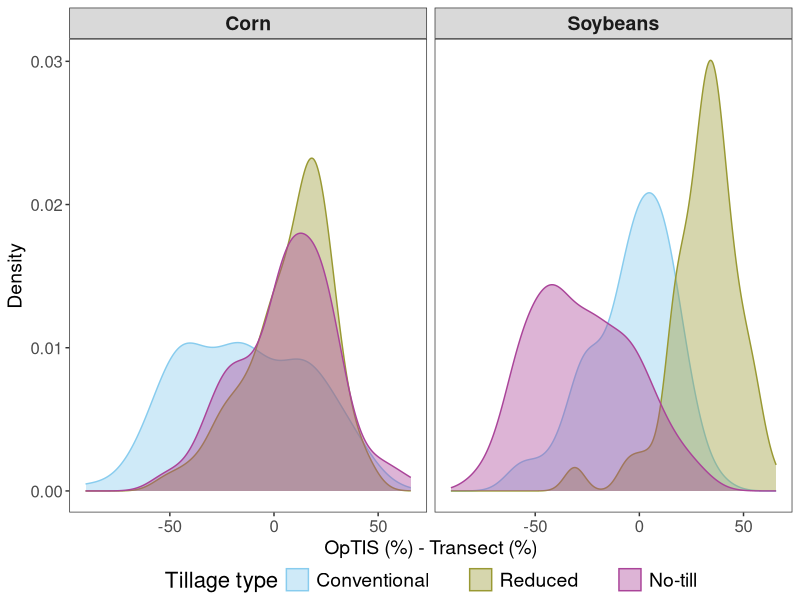
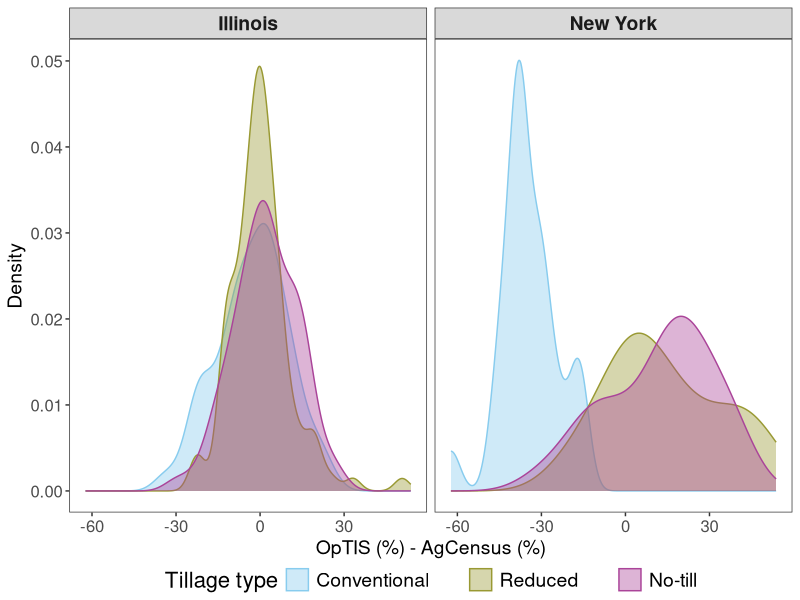
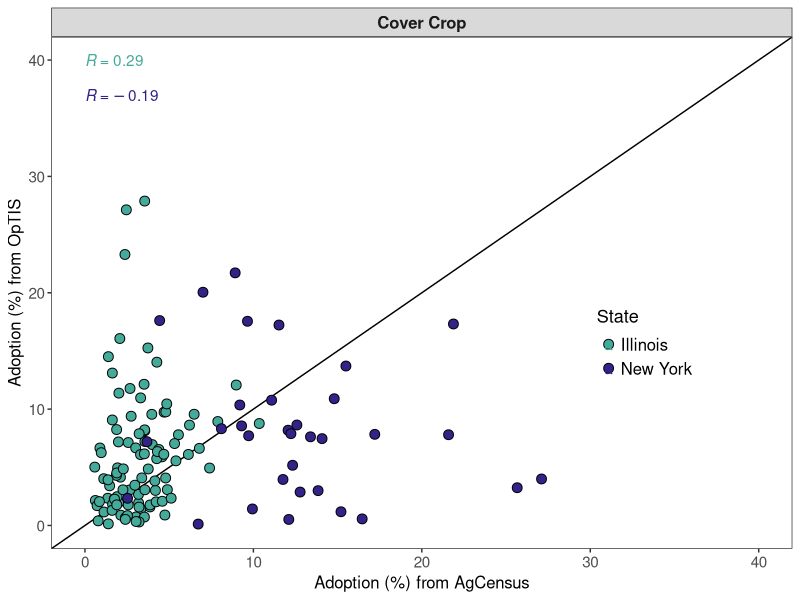
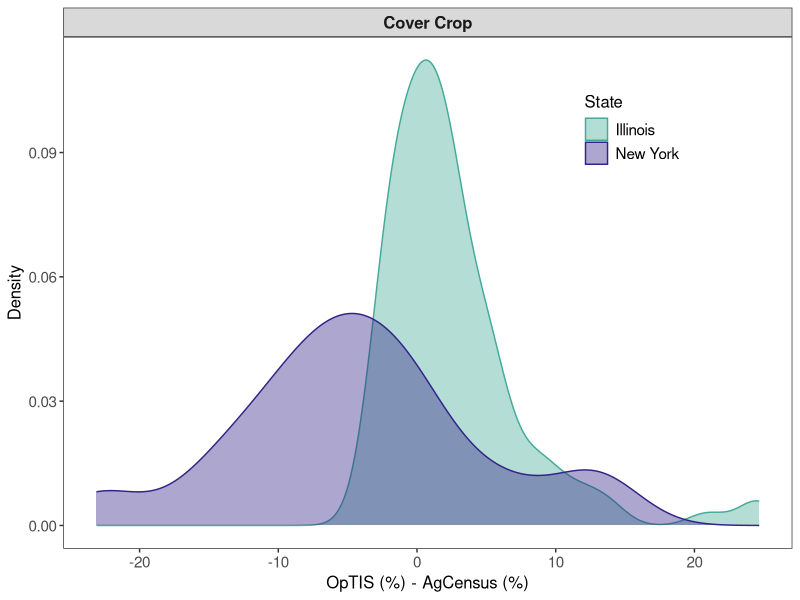
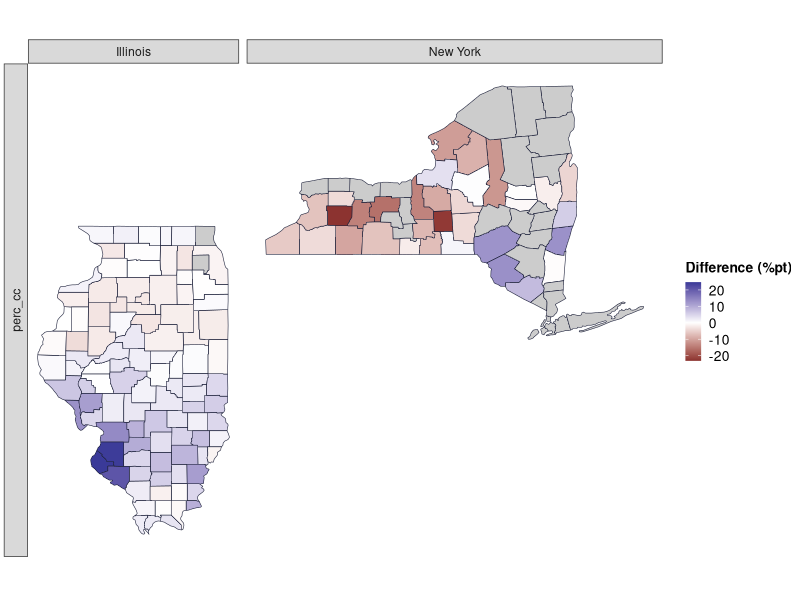
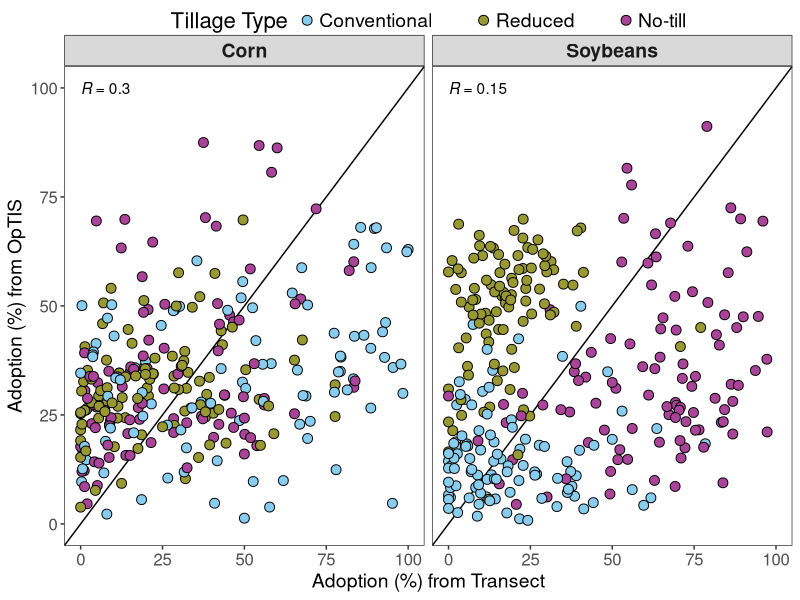
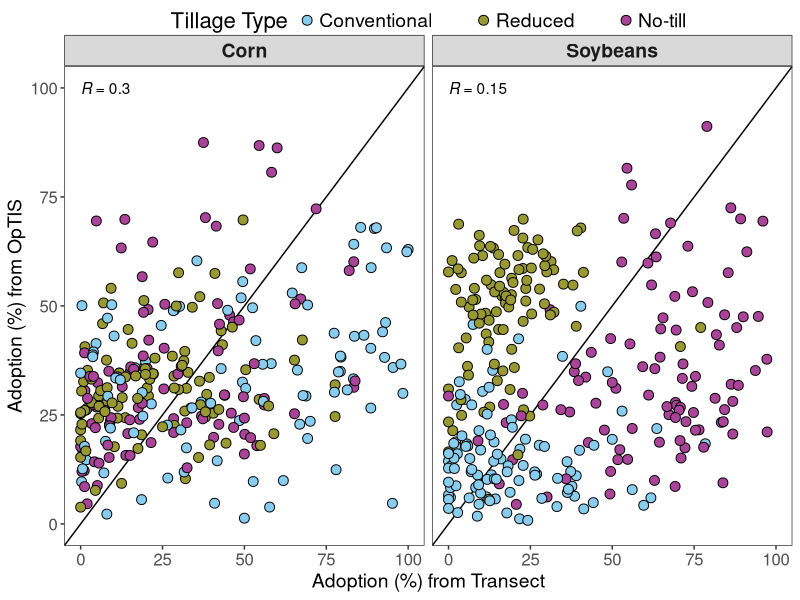
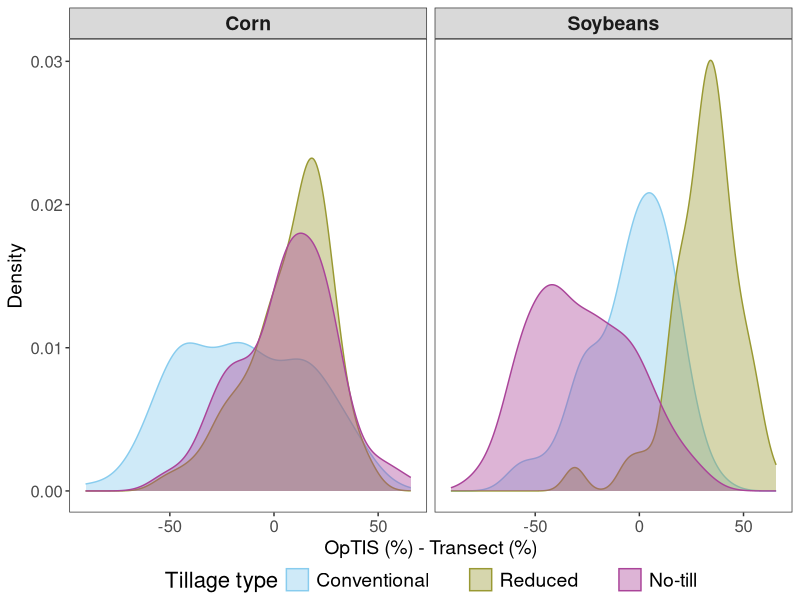

Write R code to recreate these figures, in order.
# script started 6/13/2024 by Bonnie McGill
# Modified by Dan Manter

# here we pull together optis, us census of agriculture (via carpe), and il tillage transect 
# survey data for these counties
library(ggplot2)
library(tidyverse)
library(maps)
library(sf)

se <- function(x) sd(x, na.rm=T) / sqrt(length(x))



### load and prep optis data
# prepped from other scripts in this repo
optny <- read.csv("data/optis/datny_cleanlong.csv")
optny$state <- rep("New York", nrow(optny))
optny <- optny[,c(7, 1:3,5,6)]

optil <- read.csv("data/optis/datil_cleanlong.csv")
optil <- optil[,c(1,2,4,5,8,9)]
optil$state <- rep("Illinois", nrow(optil))

opt <- bind_rows(optny, optil)
rm(optil, optny)
opt$source <- rep("OpTIS", nrow(opt))
# unique(opt$crop_name)  #  "Soybeans" "Corn" 


### load and prep census data
# came from spreadsheet in /CLM-19 FFAR GHG - General / Results / carpe adoption data
cens <- read.csv("data/optis/CaRPE CC_NT_RT 2017_2022_NY and IL all counties.csv")
# note CaRPE refers to conventional tillage as intensive tillage, changing it to CT here:
colnames(cens) <- c("year", "state", "county", "perc_cc", "perc_nt", "perc_rt", "perc_ct")
cens$source <- rep("AgCensus", nrow(cens))
cens <- pivot_longer(cens, cols=c(perc_cc, perc_nt, perc_rt, perc_ct), names_to="variable", values_to="value")
# Census data are for all cropland, not by crop like the other data sources
# Want to plot census data with corn and soybean crops
# make a copy of census label one as corn and one as soybeans so they get plotted in those facets
cens$crop_name <- rep("Soybeans", nrow(cens))
censb <- cens
censb$crop_name <- rep("Corn", nrow(censb))
cens <- bind_rows(cens, censb)
rm(censb)

# fix county names to match optis
cens$county <- ifelse(cens$county == "Du Page", "DuPage",
                      ifelse(cens$county == "De Kalb", "DeKalb",
                             ifelse(cens$county == "De Witt", "DeWitt",
                                    ifelse(cens$county == "La Salle", "LaSalle",
                                           ifelse(cens$county == "Mcdonough", "McDonough",
                                                  ifelse(cens$county == "Mchenry", "McHenry",
                                                         ifelse(cens$county =="Mclean", "McLean",
                                                                ifelse(cens$county == "St Clair", "St. Clair", cens$county))))))))

# tillage transect data
till <- read.csv("data/optis/Illinois tillage transect survey data 2015-2018_all counties.csv")
# came from spreadsheet in /CLM-19 FFAR GHG - General / Results / IL tillage transect data
# as.data.frame(names(till))
till <- filter(till, !County=="Total")
# note the "%" symbol doesn't come through into R but these aren't acres these are %s:
till <- till[,c(1,2,4,9,12,15,18)]
colnames(till) <- c("year", "crop_name", "county", "perc_nt", "perc_mt", "perc_rt", "perc_ct")
till$source <- rep("Transect", nrow(till))
till$state <- rep("Illinois", nrow(till))
till$perc_nt <- as.numeric(till$perc_nt)
till$perc_mt <- as.numeric(till$perc_mt)
till$perc_rt <- as.numeric(till$perc_rt)
till$perc_ct <- as.numeric(till$perc_ct)
# according to the definitions of residue cover, fields categorized as "mulch till" in 
# transect data would correspond to "no till" in OpTIS data
# sum no till and mulch till for new "no till"
till$perc_nt <- till$perc_nt + till$perc_mt
# remove mulch till
till$perc_mt <- NULL
till <- pivot_longer(till, cols=c(perc_nt, perc_rt, perc_ct), names_to="variable", values_to="value")
till$crop_name <- ifelse(till$crop_name=="corn", "Corn", "Soybeans")

till$county <- ifelse(till$county=="JoDaviess", "Jo Daviess",
                      ifelse(till$county== "St Clair", "St. Clair",
                             ifelse(till$county== "StClair", "St. Clair",
                                    ifelse(till$county=="RockIsland", "Rock Island", till$county))))

### account for lag between OpTIS and AgCensus/Survey and combine
cens <- cens %>%   select(-source) # AgCensus
opt <- opt %>%   select(-source)  # OpTIS
opt$year <- opt$year - 1
till <- till %>%   select(-source) # Survey

dat <- cens %>%
  full_join(opt, by=c('year', 'state', 'county', 'variable', 'crop_name')) 
names(dat) <- c('year', 'state', 'county', 'variable', 'AgCensus', 'crop_name', 'OpTIS')

dat <- dat %>%
  full_join(till, by=c('state', 'county', 'year', 'crop_name', 'variable'))
names(dat) <- c('year', 'state', 'county', 'variable', 'AgCensus', 'crop_name', 'OpTIS', 'Transect')

dat.2017 <- dat %>%
  filter(year == 2017)

dat.2017 <- dat.2017[dat.2017$variable != 'perc_cc',]
dat.2017$variable <- factor(dat.2017$variable, levels=c('perc_ct', 'perc_rt', 'perc_nt'))
levels(dat.2017$variable) <- c('Conventional', 'Reduced', 'No-till')
dat.2017$county.lower <- tolower(dat.2017$county) # put county names in lower case to match with map data below
dat.2017$state.lower <- tolower(dat.2017$state)
### graphs comparing tillage estimates for  OpTIS and Transect - Illinois only

windows(xpinch=200, ypinch=200, width=5, height=5)

till3col <- c("#88CCEE", "#999933", "#AA4499")

ggplot(dat.2017, aes(x=Transect, y=OpTIS)) +
  geom_abline(slope=1, intercept=0) +
  geom_point(aes(fill=variable), shape=21, size=3) + 
  #scale_fill_brewer(palette='Set1', labels=c('Corn', 'Soybeans'), name='Crop') +
  scale_fill_manual(values=till3col, name='Tillage Type') +
  # scale_fill_brewer(palette='Set1', name='Tillage Type') +
  #stat_smooth(method='lm', se=FALSE) +
  ggpubr::stat_cor(method='spearman',
                   aes(label=after_stat(r.label)),  # not showing p-value because this is not a subsample of a whole population, this is all the counties
                       r.accuracy=0.01,
                   #aes(label = paste(after_stat(rr.label), after_stat(p.label), sep="~`,`~")), makes it say R2 which technically is incorrect

                   label.y=100) +
  facet_grid(. ~ crop_name) + 
  xlim(0,100) + ylim(0,100) +
  labs(y="Adoption (%) from OpTIS", x="Adoption (%) from Transect") + 
  theme_bw() + 
  theme(panel.grid.minor=element_blank(), 
        panel.grid.major=element_blank(),
        legend.margin=margin(c(0.5, 0.5, 0.5, 0.5)),
        legend.key.spacing.x=unit(1, "cm"),
        legend.position = "top",
        legend.box.spacing = unit(0.05, "cm"),
        legend.text=element_text(size=14, margin=margin(l=0.05)),
        strip.text=element_text(size=14, face="bold"),
        legend.title=element_text(size=16),
        axis.title=element_text(size=14),
        axis.text=element_text(size=12))
ggsave("plots/adoption/OpTIS_vs_Transect.scatter.png", height=4, width=7)


### graph residuals by crop
resid.2017 <- dat.2017 %>%
  mutate(resid = OpTIS - Transect)
         

resid.2017 %>%
  group_by(crop_name, variable) %>%
  summarize(mean = mean(resid, na.rm=T),
            sd = sd(resid, na.rm=T))


il <- map_data("county", "Illinois")
# fix spellings to match adoption data
il$subregion <- ifelse(il$subregion == "de kalb", "dekalb",
                       ifelse(il$subregion == "du page", "dupage",
                              ifelse(il$subregion == "de witt", "dewitt",
                                    ifelse(il$subregion == "la salle", "lasalle",
                                           ifelse(il$subregion == "st clair", "st. clair", il$subregion)) )))
mapnames <- data.frame(county=sort(unique(il$subregion)))   # 102 names in map
# countynames2 <- unique(resid.2017[c("county.lower", "state")])
# countynames2 <- countynames2[countynames2$state=="Illinois",]
# check <- left_join(mapnames, countynames2, join_by(county==county.lower))


il <- left_join(il, resid.2017, join_by(subregion==county.lower), relationship="many-to-many")
ditch_the_axes <- theme(
  axis.text = element_blank(),
  axis.line = element_blank(),
  axis.ticks = element_blank(),
  panel.border = element_blank(),
  panel.grid = element_blank(),
  axis.title = element_blank()
)


# map.till <- ggplot() +
#   geom_polygon(data=il,
#                mapping=aes(x=long, y=lat, fill=resid, group=subregion),
#                color="#20243d", linewidth=0.2) +
#   #coord_sf(default_crs = sf::st_crs(4326)) + 
#   facet_grid(variable ~ crop_name, switch='y') +
#   scale_fill_gradient2(breaks=c(-Inf, -50, -25, 0, 25, 50, Inf),
#                        na.value = "gray80",
#                        name= "OpTIS (%) - \nTransect (%)") +
#   scale_color_manual(values=NA) +
#   theme_bw() +
#   ditch_the_axes +
#   theme(legend.title=element_text(size=10, face="bold"),
#         legend.text=element_text(size=10),
#         legend.key.size=unit(0.4, "cm"),
#         plot.margin = unit(c(1, 0, 1,0 ), "cm"))
# 
# map.till
# ggsave("plots/adoption/OpTIS_vs_Transect.map.png", height=10, width=4.6)


ggplot(resid.2017, aes(x=resid, fill=variable)) +
  #geom_histogram(aes(y = ..density..), position="identity", alpha=0.5, color='black') +
  geom_density(aes(color=variable), alpha=0.4) +
  scale_color_manual(values=till3col, name="Tillage type") +
  scale_fill_manual(values=till3col, name="Tillage type")+
  # scale_color_brewer(palette='Set1', name='Tillage Type') +
  # scale_fill_brewer(palette='Set1', name='Tillage Type') +
  facet_grid(. ~ crop_name) + 
  labs(y="Density", x="OpTIS (%) - Transect (%)") + 
  theme_bw() +
  theme(panel.grid.minor=element_blank(), 
        panel.grid.major=element_blank(),
        legend.margin=margin(c(0.5, 0.5, 0.5, 0.5)),
        legend.key.spacing.x=unit(1, "cm"),
        legend.position = "bottom",
        legend.box.spacing = unit(0.2, "cm"),
        legend.text=element_text(size=14, margin=margin(l=5)),
        strip.text=element_text(size=14, face="bold"),
        legend.title=element_text(size=16),
        axis.title=element_text(size=14),
        axis.text=element_text(size=12))
ggsave("plots/adoption/OpTIS_vs_Transect.histogram.png", height=4, width=7)


# are the residuals significantly different by tillage type?
till.tr <- aov(resid~variable*crop_name, data=resid.2017)
summary(till.tr)
# Df Sum Sq Mean Sq F value Pr(>F)    
#   variable             2 113228   56614 108.274 <2e-16 ***
#   crop_name            1     11      11   0.022  0.883    
#   variable:crop_name   2  88080   44040  84.226 <2e-16 ***
#   Residuals          585 305884     523                   
# ---
#   Signif. codes:  0 ‘***’ 0.001 ‘**’ 0.01 ‘*’ 0.05 ‘.’ 0.1 ‘ ’ 1
# 375 observations deleted due to missingness
TukeyHSD(till.tr)
# Tukey multiple comparisons of means
# 95% family-wise confidence level
# 
# Fit: aov(formula = resid ~ variable * crop_name, data = resid.2017)
# 
# $variable
# diff       lwr        upr     p adj
# Reduced-Conventional  28.353159  22.93948  33.766842 0.0000000
# No-till-Conventional  -1.923678  -7.33736   3.490005 0.6814568
# No-till-Reduced      -30.276837 -35.69052 -24.863155 0.0000000
# 
# $crop_name
# diff       lwr     upr     p adj
# Soybeans-Corn 0.2779926 -3.416795 3.97278 0.8825738
# 
# $`variable:crop_name`
# diff        lwr         upr     p adj
# Reduced:Corn-Conventional:Corn           21.713484  12.373522  31.0534464 0.0000000
# No-till:Corn-Conventional:Corn           20.142308  10.802346  29.4822699 0.0000000
# Conventional:Soybeans-Conventional:Corn  10.510259   1.193913  19.8266058 0.0166478
# Reduced:Soybeans-Conventional:Corn       45.436026  36.119680  54.7523727 0.0000000
# No-till:Soybeans-Conventional:Corn      -13.256515 -22.572862  -3.9401690 0.0007616
# No-till:Corn-Reduced:Corn                -1.571176 -10.911139   7.7687856 0.9968102
# Conventional:Soybeans-Reduced:Corn      -11.203225 -20.519571  -1.8868786 0.0082028
# Reduced:Soybeans-Reduced:Corn            23.722542  14.406195  33.0388884 0.0000000
# No-till:Soybeans-Reduced:Corn           -34.970000 -44.286346 -25.6536534 0.0000000
# Conventional:Soybeans-No-till:Corn       -9.632049 -18.948395  -0.3157021 0.0379551
# Reduced:Soybeans-No-till:Corn            25.293718  15.977372  34.6100648 0.0000000
# No-till:Soybeans-No-till:Corn           -33.398823 -42.715170 -24.0824769 0.0000000
# Reduced:Soybeans-Conventional:Soybeans   34.925767  25.633096  44.2184377 0.0000000
# No-till:Soybeans-Conventional:Soybeans  -23.766775 -33.059446 -14.4741040 0.0000000
# No-till:Soybeans-Reduced:Soybeans       -58.692542 -67.985213 -49.3998710 0.0000000



### graphs comparing tillage estimates for OpTIS and AgCensus
dat.2017.mean <- dat.2017 %>%
  group_by(state.lower, state, county.lower, variable) %>%
  summarize(AgCensus = mean(AgCensus, na.rm=TRUE),
            OpTIS = mean(OpTIS, na.rm=TRUE),
            Transect = mean(Transect, na.rm=TRUE))

levels(dat.2017.mean$state) <- c("Illinois", "New York")

windows(xpinch=200, ypinch=200, width=5, height=5)


ggplot(dat.2017.mean, aes(x=AgCensus, y=OpTIS)) +
  geom_abline(slope=1, intercept=0) +
  geom_point(aes(fill=variable), shape=21, size=3) + 
  #stat_smooth(method='lm', se=FALSE) +
  scale_fill_manual(values=till3col, name='Tillage Type') +
  # scale_fill_brewer(palette='Set1', name='Tillage Type') +
  ggpubr::stat_cor(method='spearman',
                   # aes(label = paste(after_stat(rr.label), after_stat(p.label), sep="~`,`~")),
                   aes(label=after_stat(r.label)),  # not showing p-value because this is not a subsample of a whole population, this is all the counties
                   r.accuracy=0.01,

                   label.y=100) +
  facet_grid(. ~ state) +  
  xlim(0,100) + ylim(0,100) +
  labs(y="Adoption (%) from OpTIS", x="Adoption (%) from AgCensus") + 
  theme_bw() +
  theme(panel.grid.minor=element_blank(), 
        panel.grid.major=element_blank(),
        legend.margin=margin(c(0.5, 0.5, 0.5, 0.5)),
        legend.key.spacing.x=unit(1, "cm"),
        legend.position = "top",
        legend.box.spacing = unit(0.05, "cm"),
        legend.text=element_text(size=14, margin=margin(l=0.05)),
        strip.text=element_text(size=14, face="bold"),
        legend.title=element_text(size=16),
        axis.title=element_text(size=14),
        axis.text=element_text(size=12))
ggsave("plots/adoption/OpTIS_vs_AgCensus.scatter.png", height=4, width=7)

### graph residuals by crop
resid.2017 <- dat.2017.mean %>%
  mutate(resid = OpTIS - AgCensus) %>%
  select(-Transect)


resid.2017 %>%
  group_by(state.lower, variable) %>%
  summarize(mean = mean(resid, na.rm=T),
            sd = sd(resid, na.rm=T))

all <- map_data("county", c("New York", "Illinois"))
all.county <- unique(all[c("subregion", "region")])
all.nycounty <- all.county[all.county$region=="new york",]
all$subregion <- ifelse(all$subregion == "de kalb", "dekalb",
                       ifelse(all$subregion == "du page", "dupage",
                              ifelse(all$subregion == "de witt", "dewitt",
                                     ifelse(all$subregion == "la salle", "lasalle",
                                            ifelse(all$subregion == "st clair", "st. clair", all$subregion)) )))

# unique(all[c("subregion", "region")])
# a <- unique(resid.2017[c("county.lower", "state.lower")])
# b <- a[a$state.lower=="new york",]
# colnames(b) <- c("subregion", "region")
# setdiff(all.nycounty, b)
# subregion   region
# 1     bronx new york
# 2    queens new york
# 3  richmond new york
# add above counties to resid dataset to prevents them from showing up in "NA" facet in map below
missing.counties <- data.frame(c(rep("new york", 3)),
                               c(rep("New York", 3)),
                               c("bronx", "queens", "richmond"),
                               c(rep("Conventional tillage", 3)),
                               c(NA, NA, NA),
                               c(NA, NA, NA),
                               c(NA, NA, NA))
names(missing.counties) <- c("state.lower", "state", "county.lower", "variable", "AgCensus", "OpTIS", "resid")
resid.2017 <- rbind(resid.2017, missing.counties)
resid.2017$variable <- factor(resid.2017$variable, 
                              levels=c('Conventional', 'Reduced', 'No-till'))


# join adoption and map data
all <- full_join(all, resid.2017, join_by(region==state.lower, subregion==county.lower), relationship='many-to-many')


# il <- all[all$region == 'illinois',]
# map.till <- ggplot() +
#   geom_polygon(data=all,
#                mapping=aes(x=long, y=lat, fill=resid, group=subregion),
#                color="#20243d", linewidth=0.2) +
#   #coord_sf(default_crs = sf::st_crs(4326)) + 
#   facet_grid(variable ~ state, scales='free', space='free', switch='y') +
#   scale_fill_gradient2(
#     na.value = "gray80",
#     breaks=c(-Inf, -50, -25, 0, 25, 50, Inf),
#     midpoint = 0,
#     name= "Difference (%pt)") +
#   scale_color_manual(values=NA) +
#   theme_bw() +
#   ditch_the_axes +
#   theme(legend.title=element_text(size=10, face="bold"),
#         legend.text=element_text(size=10),
#         legend.key.size=unit(0.4, "cm"),
#         plot.margin = unit(c(1, 0, 1,0 ), "cm"))
# 
# map.till
# ggsave("plots/adoption/OpTIS_vs_AgCensus.map.png", height=8, width=4.3)


ggplot(resid.2017, aes(x=resid, fill=variable)) +
  #geom_histogram(aes(y = ..density..), position="identity", alpha=0.5, color='black') +
  geom_density(aes(color=variable), alpha=0.4) +
  scale_color_manual(values=till3col, name="Tillage type") +
  scale_fill_manual(values=till3col, name="Tillage type")+
  # scale_color_brewer(palette='Set1', name='Tillage Type') +
  # scale_fill_brewer(palette='Set1', name='Tillage Type') +
  facet_grid(. ~ state) + #, labeller = as_labeller(c("illinois" = "Illinois", "new york" = "New York"))) + 
  #geom_vline(xintercept=0, color='black', lty=2) +
  labs(y="Density", x="OpTIS (%) - AgCensus (%)") + 
  theme_bw() +
  theme(panel.grid.minor=element_blank(), 
        panel.grid.major=element_blank(),
        legend.margin=margin(c(0.5, 0.5, 0.5, 0.5)),
        legend.key.spacing.x=unit(1, "cm"),
        legend.position = "bottom",
        legend.box.spacing = unit(0.2, "cm"),
        legend.text=element_text(size=14, margin=margin(l=5)),
        strip.text=element_text(size=14, face="bold"),
        legend.title=element_text(size=16),
        axis.title=element_text(size=14),
        axis.text=element_text(size=12))
ggsave("plots/adoption/OpTIS_vs_AgCensus.histogram.png", height=4, width=7)



# are the residuals significantly different by tillage type?

till.ce <- aov(resid~variable*state, data=resid.2017)
# summary(till.ce)
#                    Df Sum Sq Mean Sq F value Pr(>F)    
#   variable         2  14060    7030  40.799 <2e-16 ***
#   state            1    266     266   1.546  0.214    
#   variable:state   2  27181   13591  78.875 <2e-16 ***
#   Residuals      379  65304     172                   
# ---
#   Signif. codes:  0 ‘***’ 0.001 ‘**’ 0.01 ‘*’ 0.05 ‘.’ 0.1 ‘ ’ 1
# 101 observations deleted due to missingness
TukeyHSD(till.ce)
# Tukey multiple comparisons of means
# 95% family-wise confidence level
# 
# Fit: aov(formula = resid ~ variable * state, data = resid.2017)
# 
# $variable
# diff       lwr       upr     p adj
# Reduced-Conventional 12.4018362  8.540934 16.262739 0.0000000
# No-till-Conventional 13.2607859  9.399883 17.121689 0.0000000
# No-till-Reduced       0.8589497 -2.986842  4.704741 0.8588886
# 
# $state
# diff       lwr      upr     p adj
# New York-Illinois -2.031593 -5.244445 1.181259 0.2145182
# 
# $`variable:state`
# diff         lwr        upr     p adj
# Reduced:Illinois-Conventional:Illinois        2.865868  -2.4250800   8.156816 0.6310444
# No-till:Illinois-Conventional:Illinois        4.543178  -0.7477699   9.834126 0.1390009
# Conventional:New York-Conventional:Illinois -31.834154 -40.1027859 -23.565521 0.0000000
# Reduced:New York-Conventional:Illinois       16.773634   8.7432866  24.803982 0.0000001
# No-till:New York-Conventional:Illinois       14.680641   6.6502934  22.710988 0.0000040
# No-till:Illinois-Reduced:Illinois             1.677310  -3.6136379   6.968258 0.9443404
# Conventional:New York-Reduced:Illinois      -34.700022 -42.9686539 -26.431389 0.0000000
# Reduced:New York-Reduced:Illinois            13.907766   5.8774186  21.938114 0.0000157
# No-till:New York-Reduced:Illinois            11.814773   3.7844254  19.845120 0.0004473
# Conventional:New York-No-till:Illinois      -36.377332 -44.6459641 -28.108699 0.0000000
# Reduced:New York-No-till:Illinois            12.230456   4.2001084  20.260803 0.0002390
# No-till:New York-No-till:Illinois            10.137463   2.1071152  18.167810 0.0045530
# Reduced:New York-Conventional:New York       48.607788  38.3675419  58.848033 0.0000000
# No-till:New York-Conventional:New York       46.514794  36.2745487  56.755040 0.0000000
# No-till:New York-Reduced:New York            -2.092993 -12.1418155   7.955829 0.9912297


### graphs comparing cover crops estimates for OpTIS and AgCensus
dat.2017 <- dat %>%
  filter(year == 2017)

dat.2017 <- dat.2017[dat.2017$variable == 'perc_cc',]

dat.2017.mean <- dat.2017 %>%
  group_by(state, county, variable) %>%
  summarize(AgCensus = mean(AgCensus, na.rm=TRUE),
            OpTIS = mean(OpTIS, na.rm=TRUE))

states2col <- c("#44AA99", "#332288")

ggplot(dat.2017.mean, aes(x=AgCensus, y=OpTIS, fill=state)) +
  geom_abline(slope=1, intercept=0) +
  geom_point(shape=21, size=3) + 
  #stat_smooth(method='lm', se=FALSE) +
  scale_fill_manual(values=states2col, labels=c('Illinois', 'New York'), name='State') +
  scale_color_manual(values=states2col, labels=c('Illinois', 'New York'), name='State') +
  # scale_fill_brewer(palette='Set2', labels=c('Illinois', 'New York'), name='State') +
  ggpubr::stat_cor(method='spearman', 
                   aes(color=state,

                       label=after_stat(r.label)),  # not showing p-value because this is not a subsample of a whole population, this is all the counties
                   r.accuracy=0.01,

                   label.y=c(40,37)) +
  facet_grid(. ~ variable, labeller=as_labeller(c("perc_cc" = 'Cover Crop'))) + 
  xlim(0,40) + ylim(0,40) +
  labs(y="Adoption (%) from OpTIS", x="Adoption (%) from AgCensus") +
  theme_bw() +
  theme(panel.grid.minor=element_blank(), 
        panel.grid.major=element_blank(),
        legend.margin=margin(c(0.5, 0.5, 0.5, 0.5)),
        legend.key.spacing.x=unit(1, "cm"),
        legend.position = c(0.8, 0.4),
        legend.box.spacing = unit(0.05, "cm"),
        legend.text=element_text(size=12, margin=margin(l=0.05)),
        strip.text=element_text(size=12, face="bold"),
        legend.title=element_text(size=13),
        axis.title=element_text(size=12),
        axis.text=element_text(size=11))

ggsave("plots/adoption/OpTIS_vs_AgCensus.scatter.cc.png", height=3, width=3)

resid.2017 <- dat.2017.mean %>%
  mutate(resid = OpTIS - AgCensus,
         county.lower = tolower(county),
         state.lower = tolower(state))

resid.2017 %>%
  group_by(state, variable) %>%
  summarize(mean = mean(resid, na.rm=T),
            sd = sd(resid, na.rm=T))



ggplot(resid.2017, aes(x=resid, fill=state)) +
  #geom_histogram(aes(y = ..density..), position="identity", alpha=0.5, color='black') +
  geom_density(aes(color=state), alpha=0.4) +
  scale_color_manual(values = states2col, labels=c('Illinois', 'New York'),  name='State') +
  scale_fill_manual(values=states2col, labels=c('Illinois', 'New York'), name='State') +
  # scale_color_brewer(palette='Set2', labels=c('Illinois', 'New York'),  name='State') +
  # scale_fill_brewer(palette='Set2', labels=c('Illinois', 'New York'), name='State') +
  facet_grid(. ~ variable, labeller = as_labeller(c("perc_cc" = "Cover Crop"))) + 
  #geom_vline(xintercept=0, color='black', lty=2) +
  labs(y="Density", x="OpTIS (%) - AgCensus (%)") + 
  theme_bw() +
  theme(panel.grid.minor=element_blank(), 
        panel.grid.major=element_blank(),
        legend.margin=margin(c(0.5, 0.5, 0.5, 0.5)),
        legend.key.spacing.x=unit(1, "cm"),

        legend.position = c(0.78, 0.82),
        legend.box.spacing = unit(0.2, "cm"),
        legend.text=element_text(size=11, margin=margin(l=5)),
        strip.text=element_text(size=12, face="bold"),
        legend.title=element_text(size=12),
        axis.title=element_text(size=12),
        axis.text=element_text(size=11))
ggsave("plots/adoption/OpTIS_vs_AgCensus.histogram.cc.png", height=3, width=3.3)


# are the residuals significantly different by tillage type?

cc.ce <- aov(resid~state, data=resid.2017)
summary(cc.ce)
# Df Sum Sq Mean Sq F value   Pr(>F)    
# state         1   1196  1195.7    30.1 2.04e-07 ***
#   Residuals   131   5204    39.7                     
# ---
#   Signif. codes:  0 ‘***’ 0.001 ‘**’ 0.01 ‘*’ 0.05 ‘.’ 0.1 ‘ ’ 1
# 28 observations deleted due to missingness
TukeyHSD(cc.ce)

# 95% family-wise confidence level
# 
# Fit: aov(formula = resid ~ state, data = resid.2017)
# 
# $state
#                     diff       lwr       upr p adj
# New York-Illinois -6.941947 -9.445089 -4.438805 2e-07


all <- map_data("county", c("New York", "Illinois"))
all.county <- unique(all[c("subregion", "region")])
all.nycounty <- all.county[all.county$region=="new york",]
all$subregion <- ifelse(all$subregion == "de kalb", "dekalb",
                        ifelse(all$subregion == "du page", "dupage",
                               ifelse(all$subregion == "de witt", "dewitt",
                                      ifelse(all$subregion == "la salle", "lasalle",
                                             ifelse(all$subregion == "st clair", "st. clair", all$subregion)) )))

unique(all[c("subregion", "region")])

a <- unique(resid.2017[c("county.lower", "state.lower")])
b <- a[a$state.lower=="new york",]
colnames(b) <- c("subregion", "region")
setdiff(all.nycounty, b)
# subregion   region
# 1     bronx new york
# 2    queens new york
# 3  richmond new york
# add above counties to resid dataset to prevents them from showing up in "NA" facet in map below
missing.counties <- data.frame(
                               c(rep("New York", 3)),
                               c("Bronx", "Queens", "Richmond"),
                               c(rep("perc_cc", 3)),
                               c(NA, NA, NA),
                               c(NA, NA, NA),
                               c(NA, NA, NA),
                               c("bronx", "queens", "richmond"),
                               c(rep("new york", 3)))
names(missing.counties) <- c("state", "county", "variable", "AgCensus", "OpTIS", "resid", "county.lower", "state.lower")
resid.2017 <- rbind(resid.2017, missing.counties)




all <- full_join(all, resid.2017, join_by(region==state.lower, subregion==county.lower), relationship='many-to-many')

#il <- all[all$region == 'illinois',]
map.cc <- ggplot() +
  geom_polygon(data=all,
               mapping=aes(x=long, y=lat, fill=resid, group=subregion),
               color="#20243d", linewidth=0.2) +
  #coord_sf(default_crs = sf::st_crs(4326)) + 
  facet_grid(variable ~ state, scales='free', space='free', switch='y') +
  scale_fill_gradient2(
    na.value = "gray80",
    #breaks=c(-Inf, -50, -25, 0, 25, 50, Inf),
    midpoint = 0,
    name= "Difference (%pt)") +
  scale_color_manual(values=NA) +
  theme_bw() +
  ditch_the_axes +
  theme(legend.title=element_text(size=10, face="bold"),
        legend.text=element_text(size=10),
        legend.key.size=unit(0.4, "cm"),
        plot.margin = unit(c(1, 0, 1,0 ), "cm"))

map.cc
ggsave("plots/adoption/OpTIS_vs_AgCensus.map.cc.png", height=4, width=5)
